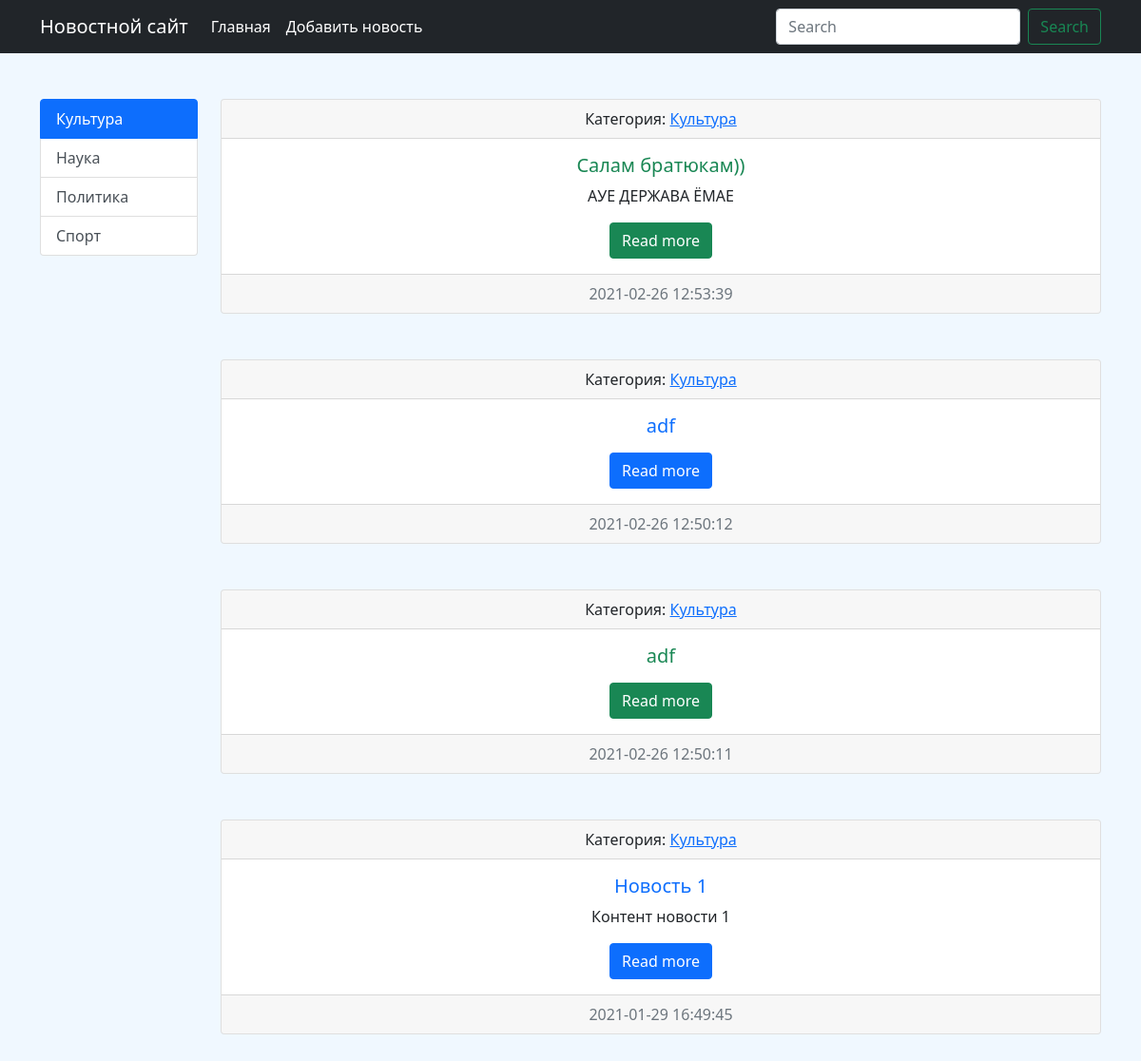
The page /category/1/ on the database as committed earlier.
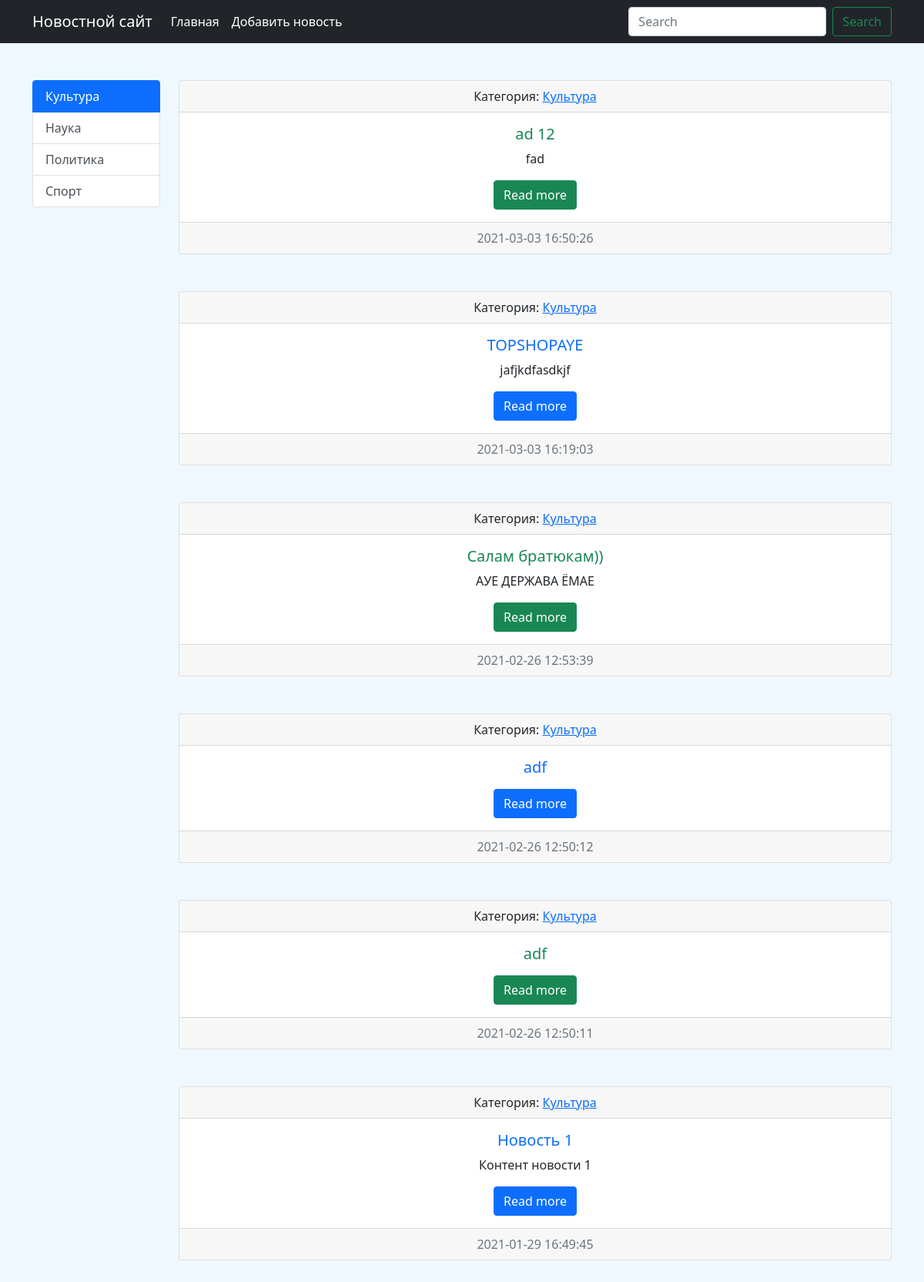
The same page on the database as committed later.
### news/models.py (models this page shows, shortened)
class Categories(models.Model):
    title = models.CharField(max_length = 150, verbose_name = "Название категории", db_index = True)
    def get_absolute_url(self):
        return reverse('category', kwargs={'category_id': self.pk})
    class Meta:
        verbose_name = "Категория"
        verbose_name_plural = "Категории"
        ordering = ['title']
    def __str__(self):
        return self.title

class News(models.Model):
    title = models.CharField(max_length = 150, verbose_name = 'Наименование')
    content = models.TextField(blank=True, verbose_name = 'Контент')
    created_at = models.DateTimeField(auto_now_add = True, verbose_name = 'Дата публикации')
    updated_at = models.DateTimeField(auto_now = True, verbose_name = 'Обновлено')
    photo = models.ImageField(upload_to = 'photos/%Y/%m/%d/', blank=True, verbose_name = 'Фото')
    is_published = models.BooleanField(default=True, verbose_name = 'Опубликовано?')
    category = models.ForeignKey('Categories', on_delete = models.PROTECT, null = True, verbose_name = "Название категории")
    def get_absolute_url(self):
        return reverse('view_news', kwargs={'news_id': self.pk})
    class Meta:
        verbose_name = 'Новость'
        verbose_name_plural = 'Новости'
        ordering = ['-created_at', 'title']

### news/views.py (the view)
# urls.py: path('category/<int:category_id>/', get_category, name = 'category'),
def get_category(request, category_id):
    news = News.objects.filter(category__pk = category_id)
    current_category = Categories.objects.get(pk = category_id)
    return render(request, 'news/category.html', {'news': news, 'current_category': current_category})

### news/templatetags/news_tags.py (called while the page is built)
@register.simple_tag(name='get_list_categories')
def get_categories():
    return Categories.objects.all()

### news/templates/news/category.html (shortened to what this page needs)
{% extends 'base.html' %}
{% block sidebar %}
{% include 'inc/_sidebar.html' %}
{% endblock %}
{% block content %}
{% for item in news %}
<div class="card text-center mb-5">
    <div class="card-header">
        Категория: <a href = "{{item.category.get_absolute_url}}">{{ item.category }}</a>
    </div>
    <div class="card-body">
        <div class="media">
            <div class="media-body">
                <h5 class="card-title {% cycle 'text-success' 'text-primary'%}">{{ item.title }}</h5>
                <p class="card-text">{{ item.content|truncatewords:50 }}</p>
                <a href="{{ item.get_absolute_url }}" class="btn {%cycle 'btn-success' 'btn-primary'%}">Read more</a>
            </div>
        </div>
    </div>
    <div class="card-footer text-muted">
        {{ item.created_at|date:"Y-m-d H:i:s" }}
    </div>
</div>
{% empty %}
<p>ОЙ, тут пусто...</p>
{% endfor %}
{% endblock %}

### templates/inc/_sidebar.html
{% load news_tags %}
{% get_list_categories as categories%}
<div class="list-group">
{% for item in categories %}
    {% if current_category.pk == item.pk %}
    <a class="list-group-item list-group-item-action active" href="{{item.get_absolute_url}}">
        {{ item.title }}
    </a>
    {% else %}
    <a class="list-group-item list-group-item-action" href="{{item.get_absolute_url}}">
        {{ item.title }}
    </a>
    {% endif %}
{% endfor %}
</div>

Rows that differ between the two databases and show on the page:
added News: category "Культура", title "ad 12", content "fad", created_at "2021-03-03 16:50:26"
added News: category "Культура", title "TOPSHOPAYE", content "jafjkdfasdkjf", created_at "2021-03-03 16:19:03"
